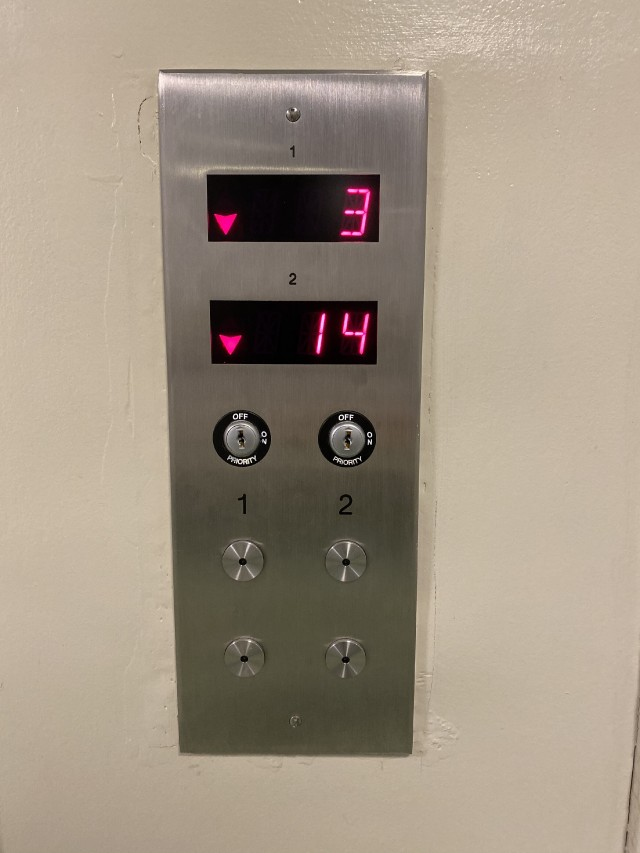
#> input picture tests/temp.jpg, 640 x 853 px
$ python -i panels.py   (imports and definitions only)
#> lines starting #> are read from the running program, lines starting #| are printed output that depends on the picture; after the words box and inside, x2 and y2 are one past the last pixel; in counts of white or black regions, pixels touching at a corner belong together
#> further down, picture is the input picture: shape (853, 640, 3); mean B, G, R 130.4, 146.7, 159.7
# import the necessary packages
import cv2
import math
import numpy as np

AREA_THRESHOLD = 500
ASPECT_RATIO_THRESHOLD = 2.5
BINARY_THRESHOLD = 30
DIST_THRESH = 50

PERIMETER_SCALAR = 0.1

GAUSSIAN_KERNEL = (5, 5)

CORNER_ARGS = [2, 3, 0.04]
CORNER_THRESH = 0.1  # lower for more corners detected


class PanelDetector:
    def __init__(self, image):
        self.image = image

    def is_panel(self, contour):
        '''Return bbox if ``contour`` matches panel criteria.'''
        # approximate a polygon
        perimeter = cv2.arcLength(contour, True)
        approx = cv2.approxPolyDP(contour, PERIMETER_SCALAR * perimeter, True)

        if len(approx) == 4:
            x, y, w, h = cv2.boundingRect(approx)
            if w * h >= AREA_THRESHOLD and w / h >= ASPECT_RATIO_THRESHOLD:
                return (y, y + h, x, x + w)  # ymin, ymax, xmin, xmax

    def get_contours(self):
        '''Return all contours.'''
        gray = cv2.cvtColor(self.image, cv2.COLOR_BGR2GRAY)
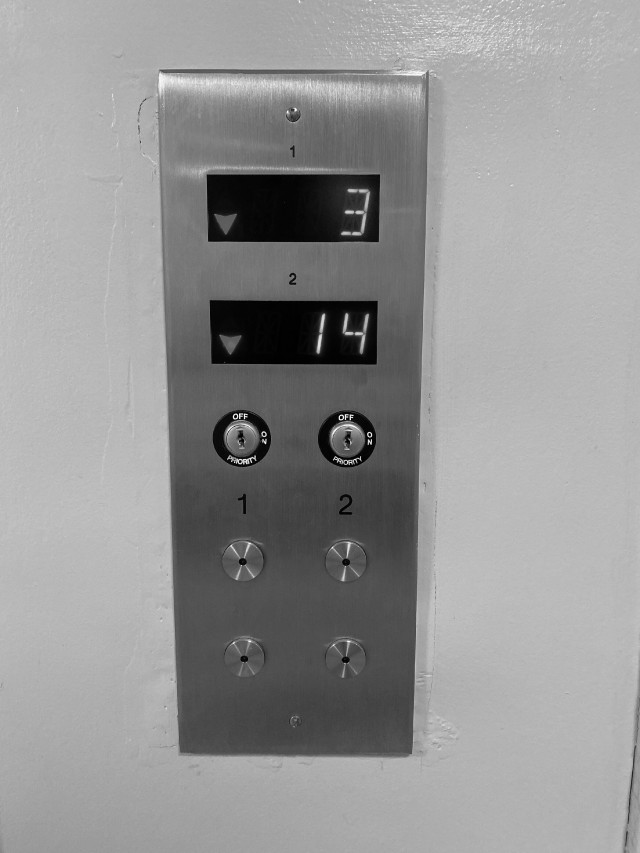
#> gray: shape (853, 640); min 0, max 254, mean 148.7
        # blurred = cv2.GaussianBlur(gray, GAUSSIAN_KERNEL, 0)
        blurred = cv2.bilateralFilter(gray, 5, 75, 75)
        _, binary = cv2.threshold(
            blurred, BINARY_THRESHOLD, 255, cv2.THRESH_BINARY)
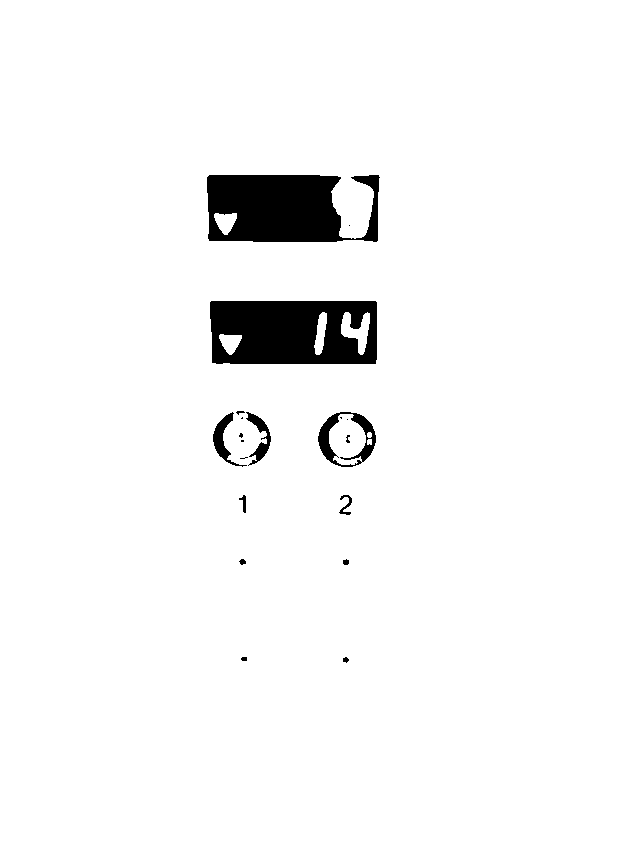
#> binary: shape (853, 640); 96.3% white; 20 black regions (8 under 20 px)

        self.binary = binary

        # corners = cv2.cornerHarris(blurred, 2, 3, 0.04)

        contours, _ = cv2.findContours(binary.copy(), cv2.RETR_TREE,
                                       cv2.CHAIN_APPROX_NONE)
#> contours = 31 contours, 12 with area under 20; largest, box (x1, y1, x2, y2) and area: (0, 0, 640, 853) 544428, (209, 300, 378, 365) 10653, (206, 174, 381, 243) 9585, (317, 411, 377, 468) 1304, (212, 411, 248, 468) 572
        return contours

    def get_panels(self):
        '''Return list of boudning boxes that match panel criteria.

        Bounding boxes are returned in a sorted list, highest bounding box
        in the image appears first.
        '''
        contours = self.get_contours()
        panels_bboxes = []
        for contour in contours:
            bbox = self.is_panel(contour)
            if bbox is not None:
                panels_bboxes.append(bbox)
#> this loop made 31 passes
#> (perimeter in is_panel, approx in is_panel, x in is_panel, y in is_panel, w in is_panel, h in is_panel) on passes 1, 2, 3, 4, 5, 8, 10, 11, 12: (2982, [[0, 0], [0, 852], [639, 852], [639, 0]], 0, 0, 640, 853), (22.14, [[345, 656], [349, 659], [346, 663], [342, 661]], 342, 656, 8, 8), (20.49, [[240, 658], [246, 656], [247, 660], [242, 661]], 240, 656, 8, 6), (23.31, [[343, 559], [348, 559], [349, 563], [344, 565]], 343, 559, 7, 7), (23.56, [[238, 561], [243, 558], [246, 563], [241, 565]], 238, 558, 9, 8), (5.66, [[247, 465], [248, 464], [249, 465], [248, 466]], 247, 464, 3, 3), (5.66, [[337, 457], [338, 456], [339, 457], [338, 458]], 337, 456, 3, 3), (9.66, [[244, 457], [245, 456], [248, 457], [247, 458]], 244, 456, 5, 3), (5.66, [[336, 456], [337, 455], [338, 456], [337, 457]], 336, 455, 3, 3)
#> (perimeter in is_panel, approx in is_panel) on passes 6, 7, 9, 14, 19, 22: (90.08, [[343, 494], [349, 515], [338, 512]]), (48.73, [[243, 494], [245, 513], [238, 499]]), (13.66, [[239, 458], [245, 458]]), (27.56, [[347, 434], [349, 443], [345, 441]]), (404.2, [[336, 412], [358, 465]]), (198, [[246, 411], [271, 436], [251, 465]])
#> after the loop, panels_bboxes = [(300, 364, 209, 377)]
        # sort by smallest ymin
        panels_bboxes.sort(key=lambda x: x[0])
        self.panel_bboxes = panels_bboxes
#> self.panel_bboxes = [(300, 364, 209, 377)]
        return panels_bboxes


class Corners:
    def __init__(self, image):
        self.image = image

    def set_corners(self):
        gray = cv2.cvtColor(self.image, cv2.COLOR_BGR2GRAY)
        # blurred = cv2.GaussianBlur(gray, GAUSSIAN_KERNEL, 0)
        blurred = cv2.bilateralFilter(gray, 5, 75, 75)
        _, binary = cv2.threshold(
            blurred, BINARY_THRESHOLD, 255, cv2.THRESH_BINARY)

        self.binary = binary

        dst = cv2.cornerHarris(blurred, *CORNER_ARGS)
        mask = np.zeros_like(gray)
        mask[dst > CORNER_THRESH*dst.max()] = 255
        coordinates = np.argwhere(mask)

        self.corners = [tuple(l) for l in [l.tolist()
                                           for l in list(coordinates)]]

    def distance(self, pt1, pt2):
        (x1, y1), (x2, y2) = pt1, pt2
        return math.sqrt((x2 - x1)**2 + (y2 - y1)**2)

    def reduce_corners(self):
        coor_tuples_copy = self.corners
        i = 1
        for pt1 in self.corners:
            for pt2 in self.corners[i::1]:
                if(self.distance(pt1, pt2) < 50):
                    coor_tuples_copy.remove(pt2)
            i += 1

>>> import cv2
>>> picture = cv2.imread('tests/temp.jpg')
>>> result = PanelDetector(picture).get_panels()
#> result = [(300, 364, 209, 377)]
